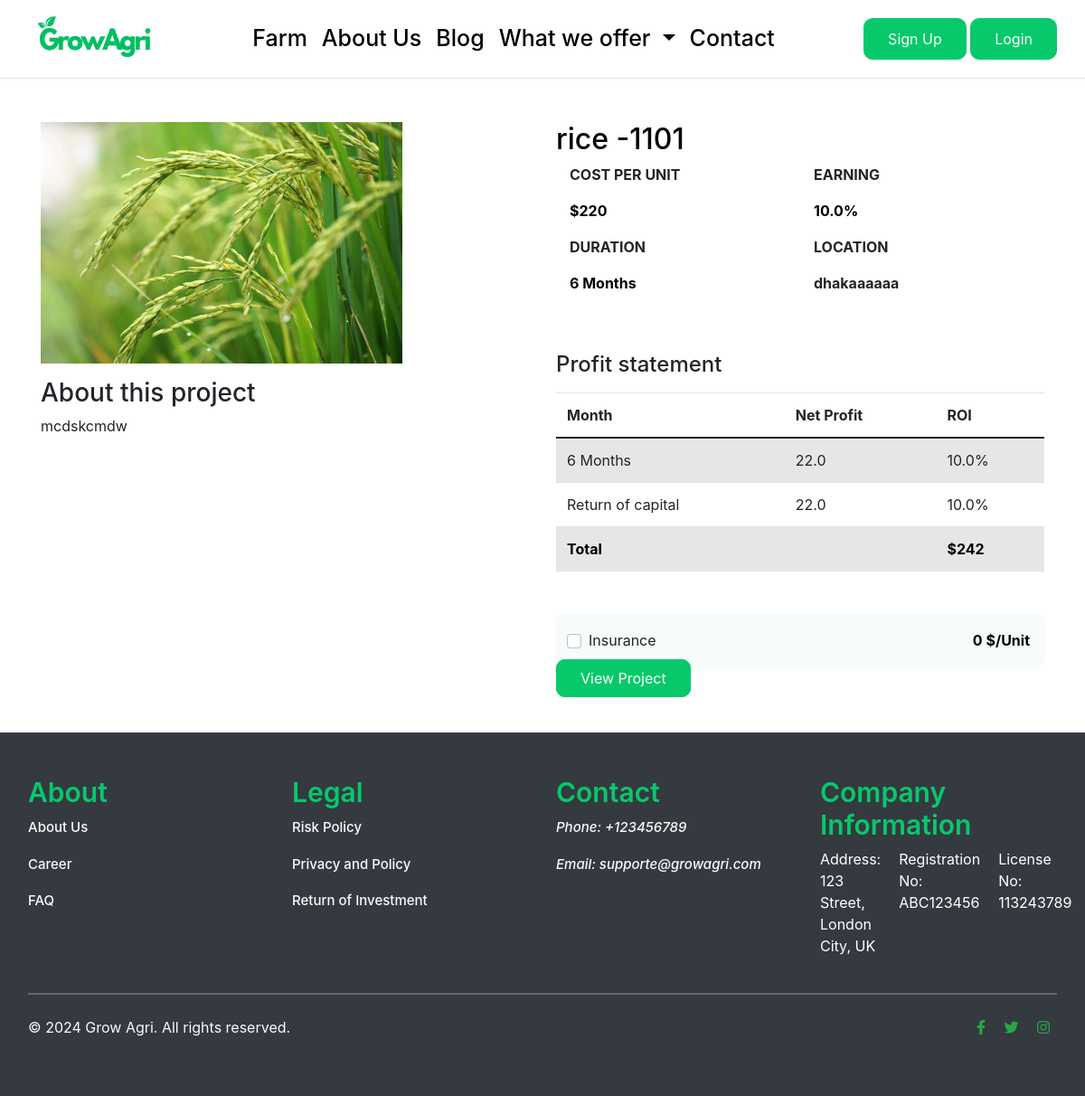
The page /farm/rice/rice/ on the database its author committed.
### farm/models.py (models this page shows, shortened)
class Farm(models.Model):
    farm_name = models.CharField(max_length=200, unique=True)
    slug = models.SlugField(max_length=200, unique=True, blank=True)
    description = models.TextField(max_length=500, blank=True)
    price = models.IntegerField()
    images = models.ImageField(upload_to='photos/farm')
    stock = models.IntegerField()
    is_available = models.BooleanField(default=True)
    category = models.ForeignKey(CropType, on_delete=models.CASCADE)
    created_date = models.DateTimeField(auto_now_add=True)
    modified_date = models.DateTimeField(auto_now=True)
    campaign_status = models.CharField(max_length=20, choices=[('draft', 'Draft'), ('active', 'Active'), ('completed', 'Completed')], default='draft')
    location = models.CharField(max_length=200, default='')  # Location of the farm
    duration = models.IntegerField(default=None, null=True, blank=True)
    custom_percentage = models.FloatField(validators=[MinValueValidator(0)], null=True, blank=True)
    def calculate_roi(self):
        if self.custom_percentage is None:
            raise ValueError("Custom percentage is not specified.")
        return (self.price * self.custom_percentage) / 100

### farm/views.py (the view)
# urls.py: path('<slug:crop_slug>/<slug:farm_slug>/', views.farm_detail, name='farm_detail'),
def farm_detail(request, crop_slug, farm_slug):
    try:
        single_product = Farm.objects.get(category__slug=crop_slug, slug= farm_slug)
        in_cart = CartItem.objects.filter(cart__cart_id=_cart_id(request), product=single_product).exists()
    except Exception as e:
        raise e
    farm = get_object_or_404(Farm, slug=farm_slug)
    total_sum_value = farm.calculate_roi() + farm.price
    context = {
        'farm': farm,
        'total_sum_value': total_sum_value,
        'single_product': single_product,
        'in_cart': in_cart,
    }
    return render(request, 'farm/farm_detail.html', context)

### carts/context_processors.py (called while the page is built)
def counter(request):
    cart_count = 0
    if 'admin' in request.path:
        return {}
    else:
        try:
            cart = Cart.objects.filter(cart_id=_cart_id(request))
            if request.user.is_authenticated:
                cart_items = CartItem.objects.all().filter(user=request.user)
            else:
                cart_items = CartItem.objects.filter(cart=cart[:1])
            for cart_item in cart_items:
                cart_count += cart_item.quantity
        except Cart.DoesNotExist:
            cart_count = 0
    return {'cart_count': cart_count}

### carts/views.py (called while the page is built)
def _cart_id(request):
    cart = request.session.session_key
    if not cart:
        cart = request.session.create()
    return cart

### projects/context_processors.py (called while the page is built)
def menu_links(request):
    links = CropType.objects.all()
    return dict(links=links)

### templates/farm/farm_detail.html (shortened to what this page needs)
{% extends "base.html" %}
{% load static %}
{% block content %}
    <div class="container my-5">
        <div class="row">
            <div class="col-md-6 col-sm-12">
                <img src="{{ farm.images.url }}" width="400" alt="" class="booking_product">
                <div class="booking_content my-3">
                    <h3>About this project</h3>
                    <p>{{ farm.description }}</p>
                </div>
            </div>
            <div class="col-md-6 col-sm-12">
                <h2 class="text_color">{{ farm.farm_name }}</h2>
                <div class="container">
                    <div class="row">
                        <div class="col-md-6 col-sm-12">
                            <p class="fw-bold">COST PER UNIT</p>
                            <p class="fw-bold text_color">${{ farm.price }} </p>
                        </div>
                        <div class="col-md-6 col-sm-12">
                            <p class="fw-bold">EARNING</p>
                            <p class="fw-bold text_color">{{ farm.custom_percentage }}%</p>
                        </div>
                    </div>
                </div>
                <div class="container">
                    <div class="row">
                        <div class="col-md-6 col-sm-12">
                            <p class="fw-bold">DURATION</p>
                            <p class="fw-bold text_color">{{ farm.duration }} Months</p>
                        </div>
                        <div class="col-md-6 col-sm-12">
                            <p class="fw-bold">LOCATION</p>
                            <p class="fw-bold">{{ farm.location}}</p>
                        </div>
                    </div>
                </div>
                <div class="my-5">
                    <h4 class="my-3">Profit statement</h4>
                    <table class="table table-striped">
                        <thead>
                            <tr>
                                <th scope="col">Month</th>
                                <th scope="col">Net Profit</th>
                                <th scope="col">ROI</th>
                            </tr>
                        </thead>
                        <tbody>
                            <tr>
                                <td> {{ farm.duration }} Months </td>
                                <td>{{ farm.calculate_roi }} </td>
                                <td>{{ farm.custom_percentage }}%</td>
                            </tr>
                            <tr>
                                <td> Return of capital</td>
                                <td>{{ farm.calculate_roi }} </td>
                                <td> {{ farm.custom_percentage }}%</td>
                            </tr>
                            <tr>
                                <td colspan="2" class="text_color fw-bold">Total</td>
                                <td class="text_color fw-bold">${{ farm.calculate_roi|add:farm.price }} </td>
                            </tr>
                        </tbody>
                    </table>
                </div>
                <div class="gray_bg p-3 d-flex justify-content-between">
                    <div class="form-check">
                        <input type="checkbox" class="form-check-input" id="exampleCheck1">
                        <label class="form-check-label" for="exampleCheck1">Insurance</label>
                    </div>
                    <p class="m-0 fw-bold text_color">0 $/Unit</p>
                </div>
                    {% if single_product.stock < 0 %}
                    <h5 class="text-danger">Out of stock</h5>
                {% else %}
                    {% if in_cart %}
                        <a href="#" class="custom_button">Project Added&nbsp;<i class="fas fa-check"></i></a>
                        <a href="{% url 'cart' %}" class="custom_button">View Project&nbsp;<i class="fas fa-eye"></i></a>
                    {% else %}
                        <a href="{% url 'add_cart' single_product.id %}" class="custom_button">View Project </a>
                    {% endif %}
                {% endif %}
            </div>
        </div>
    </div>
    {% endblock content %}

### static/css/style.css (style rules this page uses)
.custom_button { background-color: #06C96B; border: none; padding: 10px 26px; border-radius: 10px; color: white; border: 1px solid #06C96B; transition: 0.3s; }
.text_color { color: #000000; }
.gray_bg { background-color: #f7fbf9; border-radius: 10px; box-shadow: 0 0 2px rgba(79, 255, 103, 0.2); }

### rows shown on the page
Farm: images (picture), description "mcdskcmdw", farm_name "rice -1101", price "220", custom_percentage "10.0", duration "6", location "dhakaaaaaa", calculate_roi "22.0", calculate_roi|add "242"
